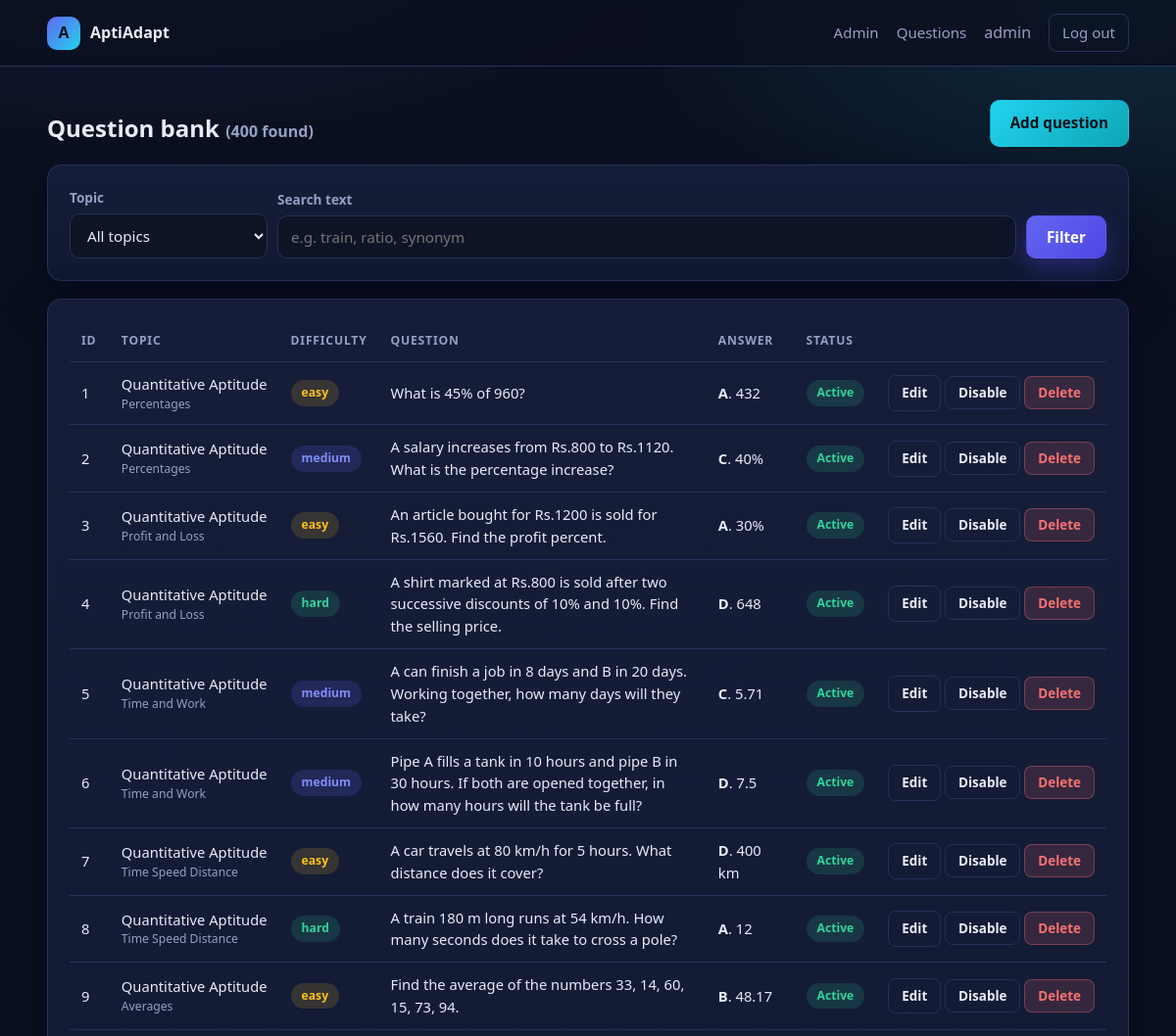
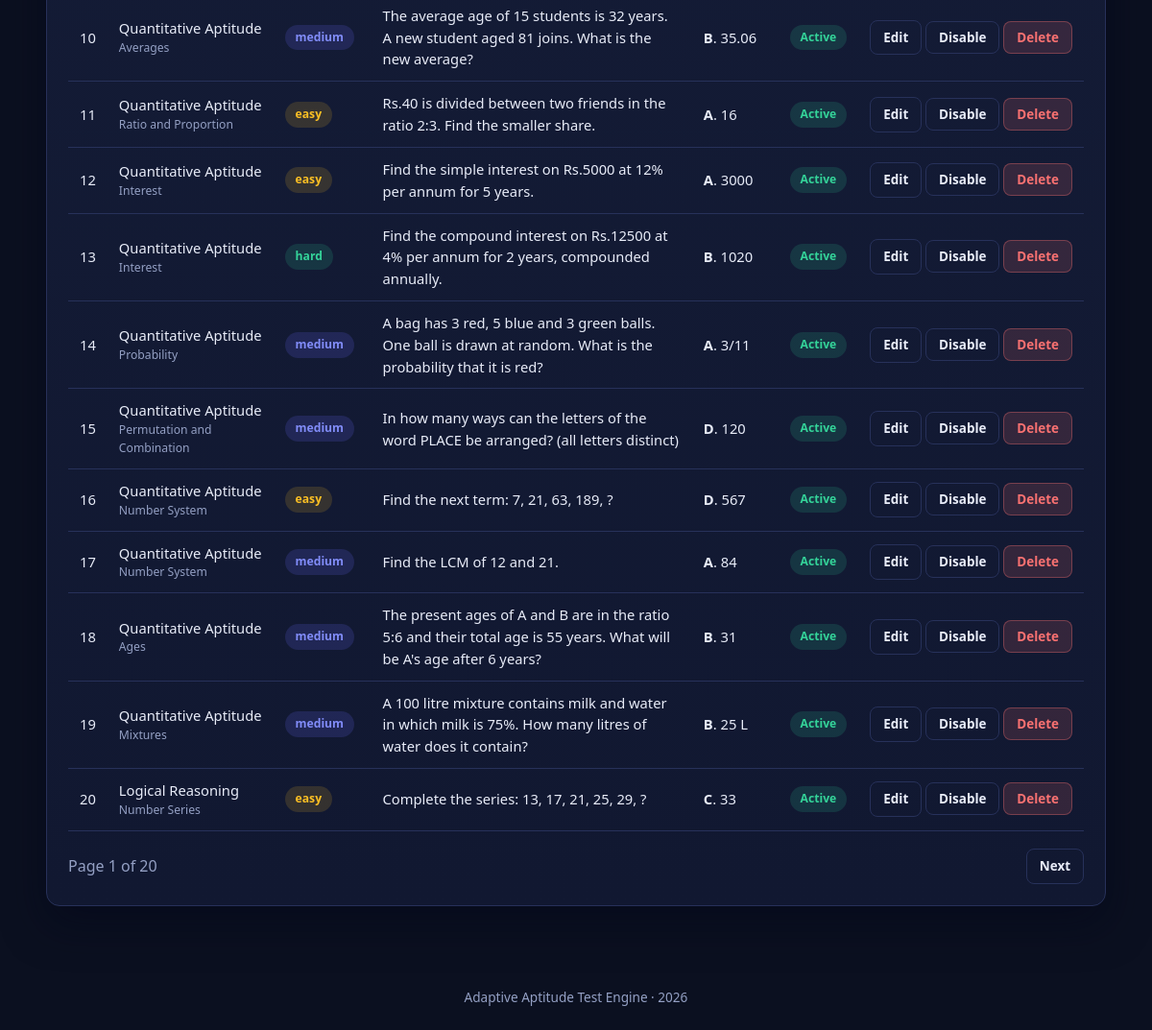
/admin/questions (signed in), run on the app's committed database (2 pictures, top to bottom).
### models.py (models this page shows, shortened)
class User(db.Model):
    __tablename__ = "users"
    id = db.Column(db.Integer, primary_key=True)
    username = db.Column(db.String(64), unique=True, nullable=False)
    email = db.Column(db.String(120), unique=True, nullable=False)
    full_name = db.Column(db.String(120))
    college = db.Column(db.String(160))
    password_hash = db.Column(db.String(255), nullable=False)
    is_admin = db.Column(db.Boolean, default=False, nullable=False)
    created_at = db.Column(db.DateTime, default=datetime.utcnow)
    attempts = db.relationship("TestAttempt", backref="user", lazy=True,
                               cascade="all, delete-orphan")

class Question(db.Model):
    __tablename__ = "questions"
    id = db.Column(db.Integer, primary_key=True)
    topic = db.Column(db.String(60), nullable=False, index=True)
    subtopic = db.Column(db.String(80))
    difficulty = db.Column(db.String(10), nullable=False, index=True)  # easy|medium|hard
    question = db.Column(db.Text, nullable=False)
    option_a = db.Column(db.String(255), nullable=False)
    option_b = db.Column(db.String(255), nullable=False)
    option_c = db.Column(db.String(255), nullable=False)
    option_d = db.Column(db.String(255), nullable=False)
    correct_option = db.Column(db.String(1), nullable=False)  # A|B|C|D
    explanation = db.Column(db.Text)
    active = db.Column(db.Boolean, default=True, nullable=False)
    def option_text(self, letter):
        return {"A": self.option_a, "B": self.option_b,
                "C": self.option_c, "D": self.option_d}.get(letter)

### app.py (the view)
@app.route("/admin/questions")
@admin_required
def admin_questions():
    try:
        page = max(1, int(request.args.get("page", 1)))
    except ValueError:
        page = 1
    per_page = 20
    topic = request.args.get("topic", "")
    search = request.args.get("q", "").strip()
    query = Question.query
    if topic:
        query = query.filter(Question.topic == topic)
    if search:
        query = query.filter(Question.question.ilike(f"%{search}%"))
    total = query.count()
    items = query.order_by(Question.id).offset((page - 1) * per_page).limit(per_page).all()
    topics = [r[0] for r in db.session.query(Question.topic).distinct().order_by(Question.topic)]
    return render_template("admin_questions.html", items=items, page=page,
                           pages=max(1, (total + per_page - 1) // per_page),
                           total=total, topics=topics, topic=topic, search=search)

### app.py (called while the page is built)
def india_time():
    return datetime.now(ZoneInfo("Asia/Kolkata")).replace(tzinfo=None)

def current_user():
    uid = session.get("user_id")
    return db.session.get(User, uid) if uid else None

def admin_required(view):
    @wraps(view)
    def wrapper(*a, **kw):
        u = current_user()
        if not u or not u.is_admin:
            flash("Superuser access required.", "danger")
            return redirect(url_for("admin_login"))
        return view(*a, **kw)
    return wrapper

@app.context_processor
def inject_globals():
    return {"user": current_user(), "year": india_time().year}

### templates/admin_questions.html (shortened to what this page needs)
{% extends "base.html" %}
{% block body %}
<section class="page container">
  <div class="row-between mb">
    <div>
      <h1 style="margin:8px 0 0">Question bank <span class="muted" style="font-size:1rem">({{ total }} found)</span></h1>
    </div>
    <a class="btn btn-accent" href="{{ url_for('admin_question_form') }}">Add question</a>
  </div>
  <form class="card mb filters" method="get">
    <div class="form-row">
      <label for="topic">Topic</label>
      <select id="topic" name="topic">
        <option value="">All topics</option>
      </select>
    </div>
    <div class="form-row" style="flex:1">
      <label for="q">Search text</label>
      <input id="q" name="q" value="{{ search }}" placeholder="e.g. train, ratio, synonym">
    </div>
    <button class="btn btn-primary" type="submit">Filter</button>
  </form>
  <div class="card">
    <div class="table-wrap">
      <table>
        <thead><tr><th>ID</th><th>Topic</th><th>Difficulty</th><th>Question</th><th>Answer</th><th>Status</th><th></th></tr></thead>
        <tbody>
        {% for q in items %}
          <tr>
            <td>{{ q.id }}</td>
            <td>{{ q.topic }}<div class="muted" style="font-size:.76rem">{{ q.subtopic }}</div></td>
            <td><span class="badge badge-{{ q.difficulty }}">{{ q.difficulty }}</span></td>
            <td style="max-width:420px">{{ q.question }}</td>
            <td><b>{{ q.correct_option }}</b>. {{ q.option_text(q.correct_option) }}</td>
            <td>{% if q.active %}<span class="badge badge-advanced">Active</span>{% else %}<span class="badge badge-muted">Disabled</span>{% endif %}</td>
            <td style="white-space:nowrap">
              <a class="btn btn-ghost btn-sm" href="{{ url_for('admin_question_form', qid=q.id) }}">Edit</a>
              <form class="inline-form" method="post" action="{{ url_for('admin_question_toggle', qid=q.id) }}">
                <button class="btn btn-ghost btn-sm">{{ 'Disable' if q.active else 'Enable' }}</button>
              </form>
              <form class="inline-form" method="post" action="{{ url_for('admin_question_delete', qid=q.id) }}" onsubmit="return confirm('Delete question #{{ q.id }}?')">
                <button class="btn btn-danger btn-sm">Delete</button>
              </form>
            </td>
          </tr>
        {% else %}<tr><td colspan="7" class="empty">No questions match.</td></tr>{% endfor %}
        </tbody>
      </table>
    </div>
    <div class="row-between mt">
      <span class="muted">Page {{ page }} of {{ pages }}</span>
      <div style="display:flex;gap:8px">
        {% if page < pages %}<a class="btn btn-ghost btn-sm" href="{{ url_for('admin_questions', page=page+1, topic=topic, q=search) }}">Next</a>{% endif %}
      </div>
    </div>
  </div>
</section>
{% endblock %}

### templates/base.html (shortened to what this page needs)
<!doctype html>
<html lang="en">
<head>
  <link rel="stylesheet" href="{{ url_for('static', filename='css/style.css') }}">
</head>
<body>
<nav class="nav">
  <div class="container nav-inner">
    <a class="brand" href="{{ url_for('home') }}"><span class="brand-mark">A</span> AptiAdapt</a>
    <div class="nav-links">
      {% if user %}
        {% if user.is_admin %}
          <a href="{{ url_for('admin_dashboard') }}">Admin</a>
          <a href="{{ url_for('admin_questions') }}">Questions</a>
        {% else %}
          <a href="{{ url_for('dashboard') }}">Dashboard</a>
          <a href="{{ url_for('test_start') }}">Start Test</a>
        {% endif %}
        <span class="muted">{{ user.username }}</span>
        <a class="btn btn-ghost btn-sm" href="{{ url_for('logout') }}">Log out</a>
      {% else %}
        <a href="{{ url_for('login') }}">Login</a>
        <a href="{{ url_for('admin_login') }}">Admin</a>
        <a class="btn btn-primary btn-sm" href="{{ url_for('register') }}">Register</a>
      {% endif %}
    </div>
  </div>
</nav>
{% block body %}{% endblock %}
<div class="footer">Adaptive Aptitude Test Engine &middot; {{ year }}</div>
</body>
</html>

### static/css/style.css (style rules this page uses)
:root { --bg: #0b1020; --bg-soft: #111831; --surface: #151d38; --surface-2: #1b2444; --border: #27315a; --text: #e8ecf8; --muted: #94a0c4; --primary: #6366f1; --primary-soft: #818cf8; --accent: #22d3ee; --success: #34d399; --warning: #fbbf24; --danger: #f87171; --radius: 14px; --shadow: 0 18px 44px rgba(3, 7, 25, 0.55); }
* { box-sizing: border-box; }
body { margin: 0; font-family: "Segoe UI", Roboto, "Helvetica Neue", Arial, sans-serif; background: radial-gradient(1100px 600px at 12% -10%, rgba(99,102,241,.22), transparent 60%), radial-gradient(900px 500px at 95% 0%, rgba(34,211,238,.14), transparent 55%), var(--bg); color: var(--text); min-height: 100vh; line-height: 1.55; }
a { color: var(--accent); text-decoration: none; }
.container { width: min(1180px, 92vw); margin: 0 auto; }
.nav { position: sticky; top: 0; z-index: 40; backdrop-filter: blur(12px); background: rgba(11,16,32,.82); border-bottom: 1px solid var(--border); }
.nav-inner { display: flex; align-items: center; gap: 22px; padding: 14px 0; }
.brand { display: flex; align-items: center; gap: 10px; font-weight: 700; color: var(--text); }
.brand-mark { width: 34px; height: 34px; border-radius: 10px; display: grid; place-items: center; background: linear-gradient(135deg, var(--primary), var(--accent)); font-weight: 800; color: #06101f; }
.nav-links { display: flex; gap: 18px; margin-left: auto; align-items: center; flex-wrap: wrap; }
.nav-links a { color: var(--muted); font-size: .94rem; font-weight: 500; }
.btn { display: inline-block; border: 1px solid transparent; cursor: pointer; padding: 11px 20px; border-radius: 10px; font-size: .95rem; font-weight: 600; background: var(--surface-2); color: var(--text); transition: transform .12s ease, box-shadow .12s ease; font-family: inherit; }
.btn-primary { background: linear-gradient(135deg, var(--primary), #4f46e5); color: #fff; box-shadow: 0 10px 24px rgba(79,70,229,.35); }
.btn-accent { background: linear-gradient(135deg, var(--accent), #0ea5b7); color: #04121a; }
.btn-ghost { background: transparent; border-color: var(--border); color: var(--text); }
.btn-danger { background: rgba(248,113,113,.15); color: var(--danger); border-color: rgba(248,113,113,.35); }
.btn-sm { padding: 7px 13px; font-size: .84rem; border-radius: 8px; }
.card { background: linear-gradient(180deg, var(--surface), var(--bg-soft)); border: 1px solid var(--border); border-radius: var(--radius); padding: 22px; box-shadow: var(--shadow); }
section.page { padding: 34px 0 60px; }
.form-row { margin-bottom: 15px; }
label { display: block; font-size: .85rem; color: var(--muted); margin-bottom: 6px; font-weight: 600; }
input, select, textarea { width: 100%; padding: 11px 13px; border-radius: 10px; font-size: .95rem; background: #0e1426; border: 1px solid var(--border); color: var(--text); font-family: inherit; }
table { width: 100%; border-collapse: collapse; font-size: .92rem; }
th, td { padding: 11px 12px; text-align: left; border-bottom: 1px solid var(--border); vertical-align: middle; }
th { color: var(--muted); font-size: .76rem; text-transform: uppercase; letter-spacing: .8px; }
.table-wrap { overflow-x: auto; }
.badge { padding: 4px 11px; border-radius: 999px; font-size: .76rem; font-weight: 700; display: inline-block; }
.badge-easy, .badge-beginner { background: rgba(251,191,36,.15); color: var(--warning); }
.badge-medium, .badge-intermediate { background: rgba(99,102,241,.18); color: var(--primary-soft); }
.badge-hard, .badge-advanced { background: rgba(52,211,153,.15); color: var(--success); }
.footer { padding: 24px 0; color: var(--muted); font-size: .85rem; text-align: center; }
.muted { color: var(--muted); }
.row-between { display: flex; justify-content: space-between; align-items: center; gap: 14px; flex-wrap: wrap; }
.mt { margin-top: 18px; }
.mb { margin-bottom: 18px; }
.inline-form { display: inline; }
.filters { display: flex; gap: 10px; flex-wrap: wrap; align-items: end; }
.filters .form-row { margin: 0; min-width: 180px; }

### data on the page
User: username "admin"
Question: id "1", topic "Quantitative Aptitude", subtopic "Percentages", difficulty "easy", question "What is 45% of 960?", correct_option "A", option_text "432", shows "Active", active "Disable"
Question: id "2", topic "Quantitative Aptitude", subtopic "Percentages", difficulty "medium", question "A salary increases from Rs.800 to Rs.1120. What is the percentage increase?", correct_option "C", option_text "40%", shows "Active", active "Disable"
Question: id "3", topic "Quantitative Aptitude", subtopic "Profit and Loss", difficulty "easy", question "An article bought for Rs.1200 is sold for Rs.1560. Find the profit percent.", correct_option "A", option_text "30%", shows "Active", active "Disable"
Question: id "4", topic "Quantitative Aptitude", subtopic "Profit and Loss", difficulty "hard", question "A shirt marked at Rs.800 is sold after two successive discounts of 10% and 10%. Find the selling price.", correct_option "D", option_text "648", shows "Active", active "Disable"
Question: id "5", topic "Quantitative Aptitude", subtopic "Time and Work", difficulty "medium", question "A can finish a job in 8 days and B in 20 days. Working together, how many days will they take?", correct_option "C", option_text "5.71", shows "Active", active "Disable"
Question: id "6", topic "Quantitative Aptitude", subtopic "Time and Work", difficulty "medium", question "Pipe A fills a tank in 10 hours and pipe B in 30 hours. If both are opened together, in how many hours will the tank be full?", correct_option "D", option_text "7.5", shows "Active", active "Disable"
Question: id "7", topic "Quantitative Aptitude", subtopic "Time Speed Distance", difficulty "easy", question "A car travels at 80 km/h for 5 hours. What distance does it cover?", correct_option "D", option_text "400 km", shows "Active", active "Disable"
Question: id "8", topic "Quantitative Aptitude", subtopic "Time Speed Distance", difficulty "hard", question "A train 180 m long runs at 54 km/h. How many seconds does it take to cross a pole?", correct_option "A", option_text "12", shows "Active", active "Disable"
Question: id "9", topic "Quantitative Aptitude", subtopic "Averages", difficulty "easy", question "Find the average of the numbers 33, 14, 60, 15, 73, 94.", correct_option "B", option_text "48.17", shows "Active", active "Disable"
Question: id "10", topic "Quantitative Aptitude", subtopic "Averages", difficulty "medium", question "The average age of 15 students is 32 years. A new student aged 81 joins. What is the new average?", correct_option "B", option_text "35.06", shows "Active", active "Disable"
Question: id "11", topic "Quantitative Aptitude", subtopic "Ratio and Proportion", difficulty "easy", question "Rs.40 is divided between two friends in the ratio 2:3. Find the smaller share.", correct_option "A", option_text "16", shows "Active", active "Disable"
Question: id "12", topic "Quantitative Aptitude", subtopic "Interest", difficulty "easy", question "Find the simple interest on Rs.5000 at 12% per annum for 5 years.", correct_option "A", option_text "3000", shows "Active", active "Disable"
Question: id "13", topic "Quantitative Aptitude", subtopic "Interest", difficulty "hard", question "Find the compound interest on Rs.12500 at 4% per annum for 2 years, compounded annually.", correct_option "B", option_text "1020", shows "Active", active "Disable"
Question: id "14", topic "Quantitative Aptitude", subtopic "Probability", difficulty "medium", question "A bag has 3 red, 5 blue and 3 green balls. One ball is drawn at random. What is the probability that it is red?", correct_option "A", option_text "3/11", shows "Active", active "Disable"
Question: id "15", topic "Quantitative Aptitude", subtopic "Permutation and Combination", difficulty "medium", question "In how many ways can the letters of the word PLACE be arranged? (all letters distinct)", correct_option "D", option_text "120", shows "Active", active "Disable"
Question: id "16", topic "Quantitative Aptitude", subtopic "Number System", difficulty "easy", question "Find the next term: 7, 21, 63, 189, ?", correct_option "D", option_text "567", shows "Active", active "Disable"
Question: id "17", topic "Quantitative Aptitude", subtopic "Number System", difficulty "medium", question "Find the LCM of 12 and 21.", correct_option "A", option_text "84", shows "Active", active "Disable"
Question: id "18", topic "Quantitative Aptitude", subtopic "Ages", difficulty "medium", question "The present ages of A and B are in the ratio 5:6 and their total age is 55 years. What will be A's age after 6 years?", correct_option "B", option_text "31", shows "Active", active "Disable"
Question: id "19", topic "Quantitative Aptitude", subtopic "Mixtures", difficulty "medium", question "A 100 litre mixture contains milk and water in which milk is 75%. How many litres of water does it contain?", correct_option "B", option_text "25 L", shows "Active", active "Disable"
Question: id "20", topic "Logical Reasoning", subtopic "Number Series", difficulty "easy", question "Complete the series: 13, 17, 21, 25, 29, ?", correct_option "C", option_text "33", shows "Active", active "Disable"

### other printed values
{{ total }} "400"
{{ page }} "1"
{{ pages }} "20"
{{ year }} "2026"
